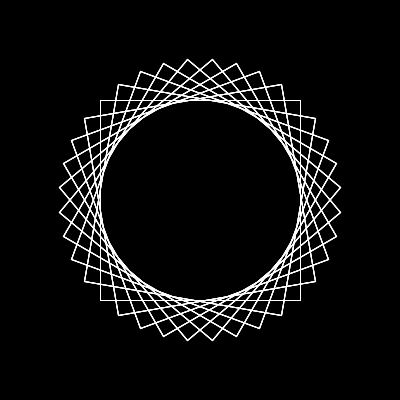
Frame 1 (no input)
Frame 60 (the mouse pressed at the canvas centre just before this capture): identical to frame 1, image omitted
Frame 120 (the mouse held since frame 60 and released just before this capture): identical to frame 1, image omitted

The Processing sketch that drew this single still picture (run headless with seeded random() and noise(); from frame 60 on, the mouse is pressed at the canvas centre):

// Processing sketch: sketch_03_pushMatrix_popMatrix
// ── sketch_03_pushMatrix_popMatrix.pde

void setup(){
  size(400,400);
  stroke(255);
  noFill();
  rectMode(CENTER);
}

void draw(){

  background(0);

  //原点を画面の中心に移す
  translate(width/2,height/2);
  for(int i=0; i< 360; i+=10){
    
    pushMatrix();      //座標系を記録する
    rotate(i*PI/180);  //座標系をi度回転する
    rect(0,0,200,200);
    popMatrix();       //座標系を回転前に戻す
  }
  
}
